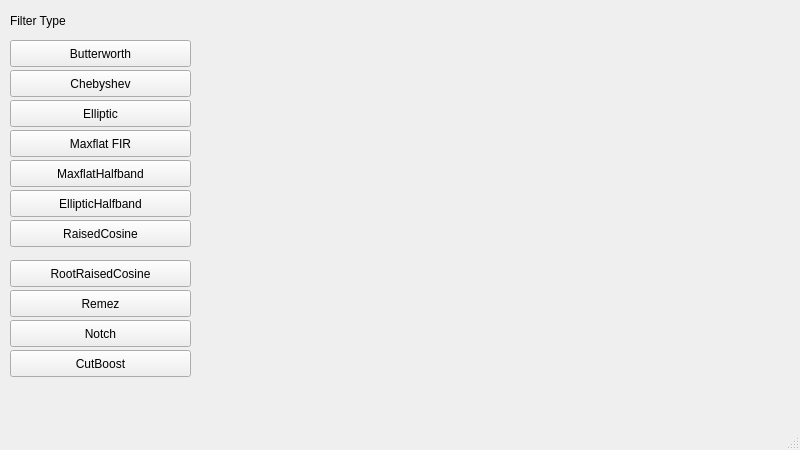
<?xml version="1.0" encoding="UTF-8"?>
<ui version="4.0">
 <class>MainWindow</class>
 <widget class="QMainWindow" name="MainWindow">
  <property name="geometry">
   <rect>
    <x>0</x>
    <y>0</y>
    <width>800</width>
    <height>450</height>
   </rect>
  </property>
  <property name="sizePolicy">
   <sizepolicy hsizetype="Fixed" vsizetype="Fixed">
    <horstretch>0</horstretch>
    <verstretch>0</verstretch>
   </sizepolicy>
  </property>
  <property name="windowTitle">
   <string>QCustomPlot simple demo</string>
  </property>
  <widget class="QWidget" name="centralWidget">
   <property name="sizePolicy">
    <sizepolicy hsizetype="Fixed" vsizetype="Fixed">
     <horstretch>0</horstretch>
     <verstretch>0</verstretch>
    </sizepolicy>
   </property>
   <widget class="QCustomPlot" name="customPlot" native="true">
    <property name="geometry">
     <rect>
      <x>220</x>
      <y>9</y>
      <width>500</width>
      <height>400</height>
     </rect>
    </property>
    <property name="sizePolicy">
     <sizepolicy hsizetype="Preferred" vsizetype="Preferred">
      <horstretch>0</horstretch>
      <verstretch>0</verstretch>
     </sizepolicy>
    </property>
   </widget>
   <widget class="QLabel" name="label">
    <property name="geometry">
     <rect>
      <x>10</x>
      <y>10</y>
      <width>101</width>
      <height>21</height>
     </rect>
    </property>
    <property name="text">
     <string>Filter Type</string>
    </property>
   </widget>
   <widget class="QPushButton" name="Butterworth">
    <property name="geometry">
     <rect>
      <x>10</x>
      <y>40</y>
      <width>181</width>
      <height>27</height>
     </rect>
    </property>
    <property name="text">
     <string>Butterworth</string>
    </property>
    <property name="checkable">
     <bool>true</bool>
    </property>
   </widget>
   <widget class="QPushButton" name="Chebyshev">
    <property name="geometry">
     <rect>
      <x>10</x>
      <y>70</y>
      <width>181</width>
      <height>27</height>
     </rect>
    </property>
    <property name="text">
     <string>Chebyshev</string>
    </property>
    <property name="checkable">
     <bool>true</bool>
    </property>
   </widget>
   <widget class="QPushButton" name="Elliptic">
    <property name="geometry">
     <rect>
      <x>10</x>
      <y>100</y>
      <width>181</width>
      <height>27</height>
     </rect>
    </property>
    <property name="text">
     <string>Elliptic</string>
    </property>
    <property name="checkable">
     <bool>true</bool>
    </property>
   </widget>
   <widget class="QPushButton" name="MaxflatFIR">
    <property name="geometry">
     <rect>
      <x>10</x>
      <y>130</y>
      <width>181</width>
      <height>27</height>
     </rect>
    </property>
    <property name="text">
     <string>Maxflat FIR</string>
    </property>
    <property name="checkable">
     <bool>true</bool>
    </property>
   </widget>
   <widget class="QPushButton" name="MaxflatHalfband">
    <property name="geometry">
     <rect>
      <x>10</x>
      <y>160</y>
      <width>181</width>
      <height>27</height>
     </rect>
    </property>
    <property name="text">
     <string>MaxflatHalfband</string>
    </property>
    <property name="checkable">
     <bool>true</bool>
    </property>
   </widget>
   <widget class="QPushButton" name="RaisedCosine">
    <property name="geometry">
     <rect>
      <x>10</x>
      <y>220</y>
      <width>181</width>
      <height>27</height>
     </rect>
    </property>
    <property name="text">
     <string>RaisedCosine</string>
    </property>
    <property name="checkable">
     <bool>true</bool>
    </property>
   </widget>
   <widget class="QPushButton" name="RootRaisedCosine">
    <property name="geometry">
     <rect>
      <x>10</x>
      <y>260</y>
      <width>181</width>
      <height>27</height>
     </rect>
    </property>
    <property name="text">
     <string>RootRaisedCosine</string>
    </property>
    <property name="checkable">
     <bool>true</bool>
    </property>
   </widget>
   <widget class="QPushButton" name="EllipticHalfband">
    <property name="geometry">
     <rect>
      <x>10</x>
      <y>190</y>
      <width>181</width>
      <height>27</height>
     </rect>
    </property>
    <property name="text">
     <string>EllipticHalfband</string>
    </property>
    <property name="checkable">
     <bool>true</bool>
    </property>
   </widget>
   <widget class="QPushButton" name="Remez">
    <property name="geometry">
     <rect>
      <x>10</x>
      <y>290</y>
      <width>181</width>
      <height>27</height>
     </rect>
    </property>
    <property name="text">
     <string>Remez</string>
    </property>
    <property name="checkable">
     <bool>true</bool>
    </property>
   </widget>
   <widget class="QPushButton" name="NotchIIR">
    <property name="geometry">
     <rect>
      <x>10</x>
      <y>320</y>
      <width>181</width>
      <height>27</height>
     </rect>
    </property>
    <property name="text">
     <string>Notch</string>
    </property>
    <property name="checkable">
     <bool>true</bool>
    </property>
   </widget>
   <widget class="QPushButton" name="CutBoost">
    <property name="geometry">
     <rect>
      <x>10</x>
      <y>350</y>
      <width>181</width>
      <height>27</height>
     </rect>
    </property>
    <property name="text">
     <string>CutBoost</string>
    </property>
    <property name="checkable">
     <bool>true</bool>
    </property>
   </widget>
  </widget>
  <widget class="QStatusBar" name="statusBar"/>
 </widget>
 <layoutdefault spacing="6" margin="11"/>
 <customwidgets>
  <customwidget>
   <class>QCustomPlot</class>
   <extends>QWidget</extends>
   <header>qcustomplot.h</header>
   <container>1</container>
  </customwidget>
 </customwidgets>
 <resources/>
 <connections/>
</ui>
